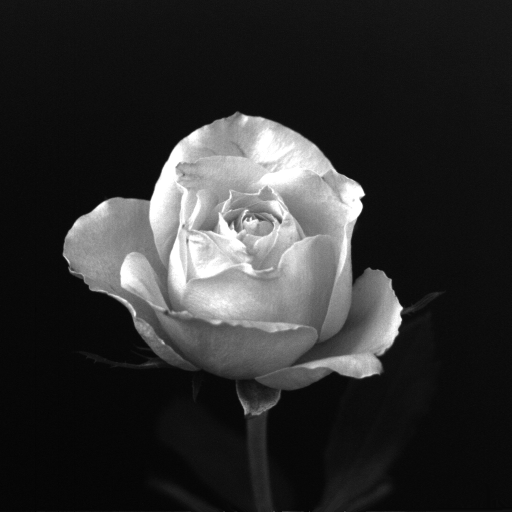
#> input picture Images/Rose.tif, 1024 x 1024 px, found by its file name (shown at 1/2 size)
$ python '1(a)SpatialResolution.py'
#> lines starting #> are read from the running program, lines starting #| are printed output that depends on the picture
import cv2
import numpy as np
import matplotlib.pyplot as plt

image = cv2.imread('Images\Rose.tif',0)
#> image is the input picture: shape (1024, 1024); min 0, max 255, mean 46.8

image = cv2.resize(image,(512,512))
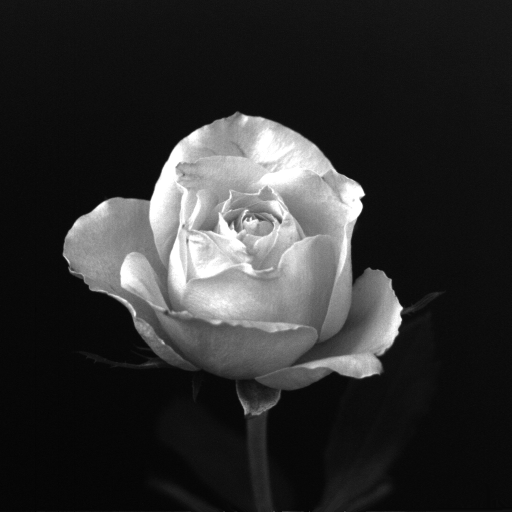
#> image: shape (512, 512); min 3, max 255, mean 46.9

m,n = image.shape
#> m = 512; n = 512

f = 2
i = 1
plt.figure(figsize = (12,8))
downsampled_img = image.copy()

while(i<=8):
    plt.subplot(2,4,i)
    plt.imshow(downsampled_img,'gray')
    plt.axis('off')
    m,n = downsampled_img.shape
    plt.title(f"{m}x{n}")

    nh = downsampled_img.shape[0] //2
#> nh = 256
    nw = downsampled_img.shape[1] // 2
#> nw = 256

    downsampled_img = np.zeros((nh,nw) , dtype = np.uint8)

    for x in range(nh):
        for y in range(nw):
            downsampled_img[x,y] = image[x*f,y*f]
    image = downsampled_img
    i+=1

plt.show()
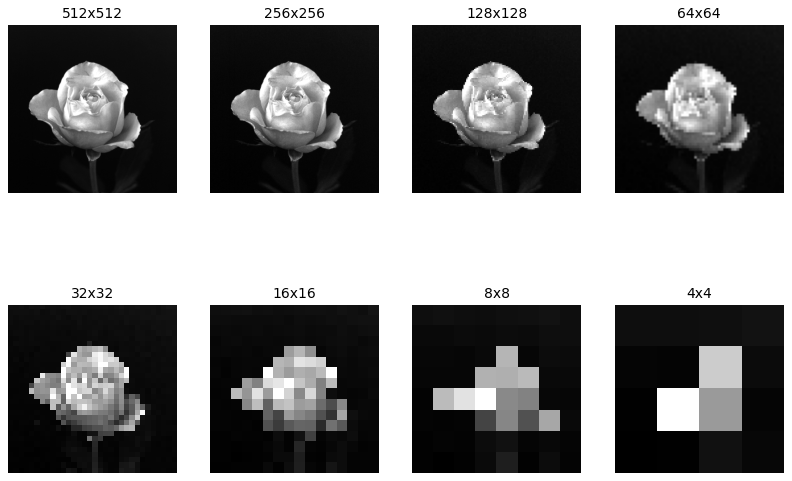
#> figure drawn by matplotlib, 8 panels
